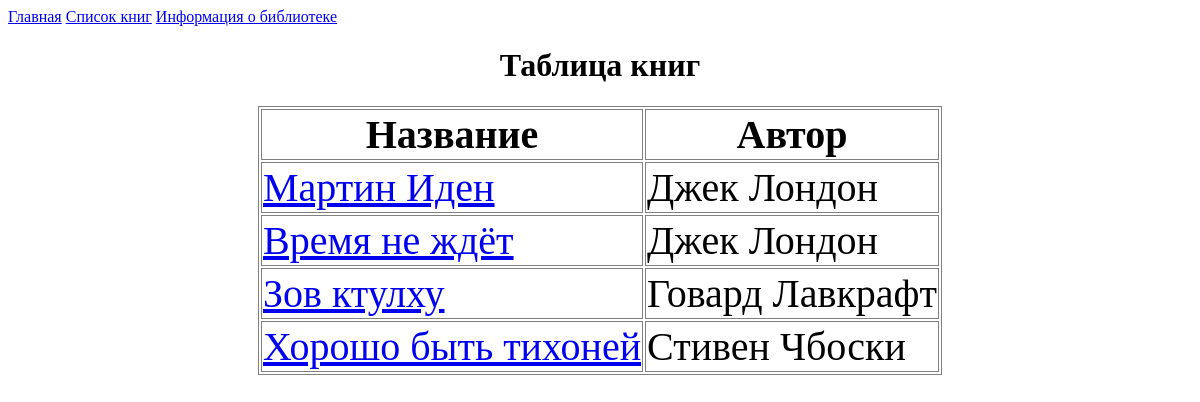
/files/dynamic/index.php, run on the app's committed database.
### tables this page shows
CREATE TABLE IF NOT EXISTS books (
  ID INT(11) NOT NULL AUTO_INCREMENT,
  name VARCHAR(70) NOT NULL,
  writer VARCHAR(40) NOT NULL,
  description TEXT NOT NULL,
  PRIMARY KEY (ID)
);

### files/dynamic/index.php (the view, shortened to what this page needs)
<html lang="ru">
<head>
    <link rel="stylesheet" href="style.css" type="text/css"/>
</head>
<body>
    <header><a href="/index.html">Главная</a> <a href="/">Список книг</a> <a href="/info.html">Информация о библиотеке</a></header>
<h1>Таблица книг</h1>
<table>
    <tr><th>Название</th><th>Автор</th></tr>
<?php
$mysqli = new mysqli("db", "Roslov", "root", "libDB");
$result = $mysqli->query("SELECT * FROM books");
foreach ($result as $row){
    echo "<tr><td><a href='book.php?id={$row['ID']}'>{$row['name']}</a></td><td>{$row['writer']}</td></tr>";
}
?>
</table>
</body>
</html>

### files/dynamic/style.css (style rules this page uses)
table { border: 1px solid grey; margin-left: auto; margin-right: auto; }
th { border: 1px solid grey; font-size: 250%; }
td { border: 1px solid grey; font-size: 250%; }
h1 { text-align: center; }

### data on the page
books: name "Мартин Иден", writer "Джек Лондон"
books: name "Время не ждёт", writer "Джек Лондон"
books: name "Зов ктулху", writer "Говард Лавкрафт"
books: name "Хорошо быть тихоней", writer "Стивен Чбоски"
